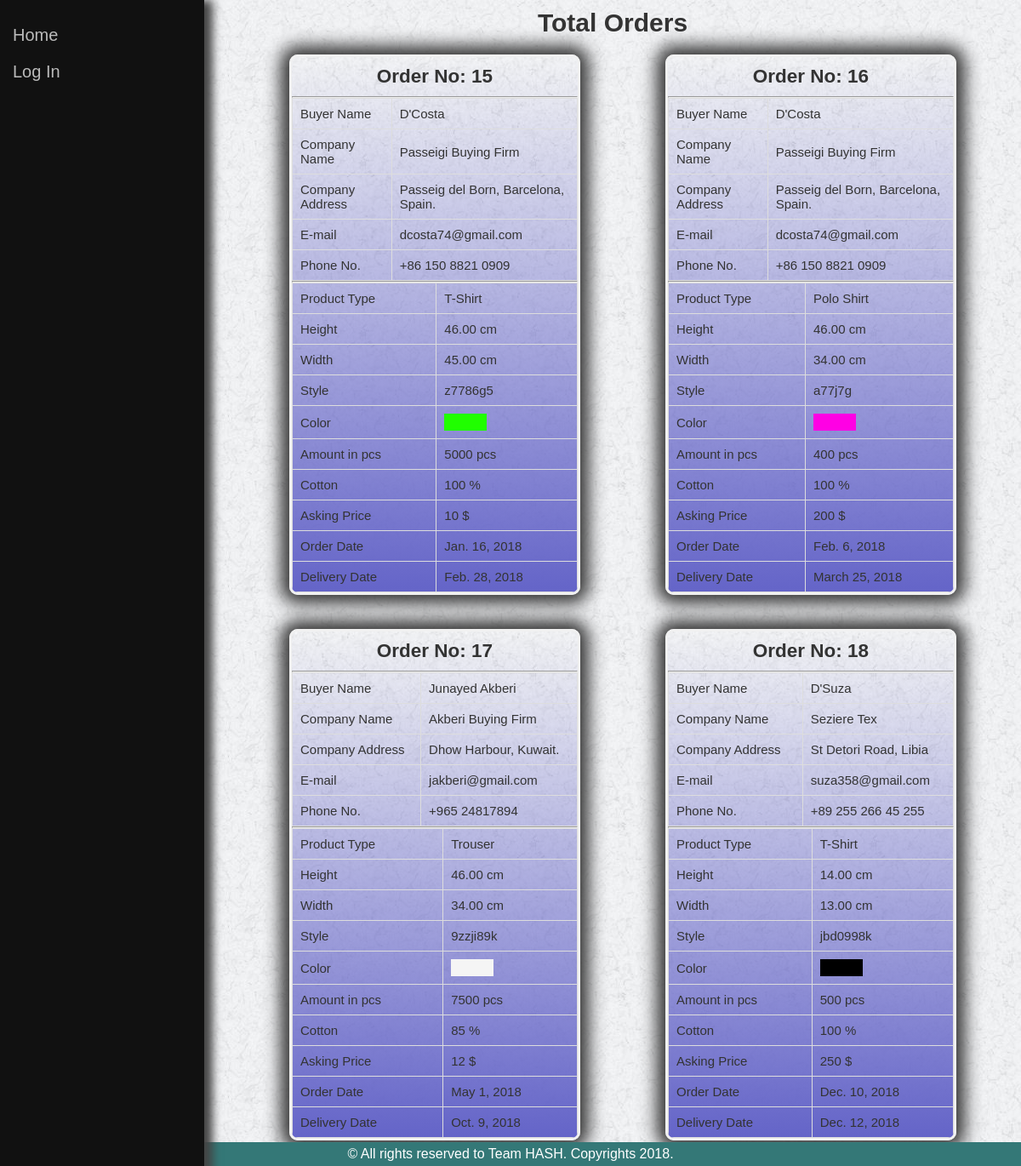
The app's page /orders/list/ with its own data.
### products/models.py (models this page shows, shortened)
class Order(models.Model):
	buyer_name = models.CharField(max_length=100)
	company_name = models.CharField(max_length=200)
	company_address = models.TextField()
	email = models.EmailField()
	phone = models.CharField(max_length=20)
	product_type = models.ForeignKey(ProductType, on_delete=models.CASCADE)
	height = models.DecimalField(max_digits=5, decimal_places=2)
	wighth = models.DecimalField(max_digits=5, decimal_places=2)
	style = models.CharField(max_length=100, null=True, blank=True)
	color = models.CharField(max_length=100)
	amount = models.PositiveIntegerField()
	cotton = models.PositiveIntegerField(null=True, blank=True)
	asking_price = models.PositiveIntegerField()
	order_date = models.DateField()
	delivery_date = models.DateField(null=True, blank=True)

class ProductType(models.Model):
	product_type = models.CharField(max_length=100, unique=True)
	unit_price = models.DecimalField(max_digits=5, decimal_places=2)
	def __str__(self):
		return self.product_type

### products/views.py (the view)
# urls.py: url(r'^orders/list/$', order_list, name='orders'),
def order_list(request):
	orders = Order.objects.all()
	context = {
		"orders":orders
	}
	return render(request, "order/list.html", context)

### templates/order/list.html
{% extends 'base.html' %}
{% load staticfiles %}
{% block content %}
<div class="main">
    <h1>Total Orders</h1>
    {% for order in orders %}
    <div class="orderview">
        <h2>Order No: {{ order.id }}</h2>
        <hr>
        <table>
            <tr>
                <td>Buyer Name</td>
                <td>{{ order.buyer_name }}</td>
            </tr>
            <tr>
                <td>Company Name</td>
                <td>{{ order.company_name }}</td>
            </tr>
            <tr>
                <td>Company Address</td>
                <td>{{ order.company_address }}</td>
            </tr>
            <tr>
                <td>E-mail</td>
                <td>{{ order.email }}</td>
            </tr>
            <tr>
                <td>Phone No.</td>
                <td>{{ order.phone }}</td>
            </tr>
        </table>
        <hr>
        <table>
            <tr>
                <td>Product Type</td>
                <td>{{ order.product_type }}</td>
            </tr>
            <tr>
                <td>Height</td>
                <td>{{ order.height }} cm</td>
            </tr>
            <tr>
                <td>Width</td>
                <td>{{ order.wighth }} cm</td>
            </tr>
            <tr>
                <td>Style</td>
                <td>{{ order.style }}</td>
            </tr>
            <tr>
                <td>Color</td>
                <td> <div style="background-color: {{ order.color }}; width: 50px; height: 20px"></div></td>
            </tr>
            <tr>
                <td>Amount in pcs</td>
                <td>{{ order.amount }} pcs</td>
            </tr>
            <tr>
                <td>Cotton</td>
                <td>{{ order.cotton }} %</td>
            </tr>
            <tr>
                <td>Asking Price</td>
                <td>{{ order.asking_price }} $</td>
            </tr>
            <tr>
                <td>Order Date</td>
                <td>{{ order.order_date }}</td>
            </tr>
            <tr>
                <td>Delivery Date</td>
                <td>{{ order.delivery_date }}</td>
            </tr>
        </table>
    </div>
    {% endfor %}
</div>
{% endblock %}

### templates/base.html (shortened to what this page needs)
{% load staticfiles %}
<!DOCTYPE html>
<html>
<head>
    <link rel="stylesheet" type="text/css" href="{% static 'css/style.css' %}">
    <link rel="stylesheet" href="https://cdnjs.cloudflare.com/ajax/libs/font-awesome/4.7.0/css/font-awesome.min.css">
</head>
<body>
{% include 'sidebar.html' %}
{% block content %}
{% endblock %}
<div style="background-color: #347877; width: 100%; position: fixed; bottom:0; left: 0">
	<p style="text-align: center;padding: 5px; color: #fff;">&copy; All rights reserved to Team HASH. Copyrights 2018.</p>
</div>
</body>
</html>

### templates/sidebar.html (shortened to what this page needs)
    <div class="sidenav">
        <a href="/" >Home</a>
        {% if not request.user.is_authenticated %}
        <a href="{% url 'login' %}">Log In</a>
        {% else %}
        <a href="{% url 'logout' %}">Logout</a>
        {% endif %}
    </div>

### static/css/style.css (style rules this page uses)
* { margin: 0px; padding: 0px; }
body { font-family: "Arial", sans-serif; color: #333; background-image: url("../images/bodybg.jpg"); background-repeat: repeat; }
.sidenav { height: 100%; width: 20%; position: fixed; z-index: 1; top: 0; left: 0; background-color: #111; overflow-x: hidden; padding-top: 20px; box-shadow: 10px 0px 10px #444; }
.sidenav a, .dropdown-btn { padding: 10px 15px; text-decoration: none; font-size: 20px; color: #bbb; display: block; border: none; background: none; width: 100%; text-align: left; cursor: pointer; outline: none; }
.main { float: right; font-size: 15px; width: 80%; }
.main h1 { padding: 10px 0px 10px 0px; text-align: center; }
.orderview h2 { padding: 10px 0px 10px 0px; text-align: center; }
.orderview { border: 3px solid #f1f1f1; border-radius: 10px; width: 35%; margin: 10px 0px 30px 100px; background-image: linear-gradient(to bottom, rgba(250,250,250,0), rgba(100,100,200,1)); box-shadow: 0px 0px 20px 10px #333; overflow: hidden; float: left; }
.orderview table, td, th { border: 1px solid #ddd; text-align: left; }
.orderview table { border-collapse: collapse; width: 100%; }
.orderview th, td { padding: 9px; }

### records on screen
Order: id "15", buyer_name "D'Costa", company_name "Passeigi Buying Firm", company_address "Passeig del Born, Barcelona, Spain.", email "dcosta74@gmail.com", phone "+86 150 8821 0909", product_type "T-Shirt", height "46.00", wighth "45.00", style "z7786g5", amount "5000", cotton "100", asking_price "10", order_date "Jan. 16, 2018", delivery_date "Feb. 28, 2018"
Order: id "16", buyer_name "D'Costa", company_name "Passeigi Buying Firm", company_address "Passeig del Born, Barcelona, Spain.", email "dcosta74@gmail.com", phone "+86 150 8821 0909", product_type "Polo Shirt", height "46.00", wighth "34.00", style "a77j7g", amount "400", cotton "100", asking_price "200", order_date "Feb. 6, 2018", delivery_date "March 25, 2018"
Order: id "17", buyer_name "Junayed Akberi", company_name "Akberi Buying Firm", company_address "Dhow Harbour, Kuwait.", email "jakberi@gmail.com", phone "+965 24817894", product_type "Trouser", height "46.00", wighth "34.00", style "9zzji89k", amount "7500", cotton "85", asking_price "12", order_date "May 1, 2018", delivery_date "Oct. 9, 2018"
Order: id "18", buyer_name "D'Suza", company_name "Seziere Tex", company_address "St Detori Road, Libia", email "suza358@gmail.com", phone "+89 255 266 45 255", product_type "T-Shirt", height "14.00", wighth "13.00", style "jbd0998k", amount "500", cotton "100", asking_price "250", order_date "Dec. 10, 2018", delivery_date "Dec. 12, 2018"
